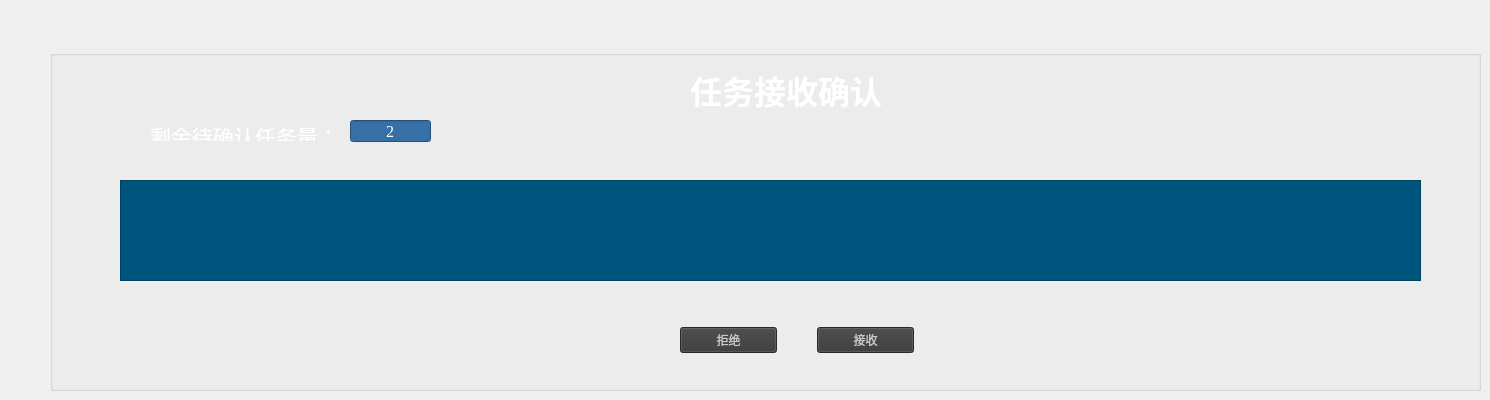
      <widget class="QWidget" name="tab_4">
       <attribute name="title">
        <string>任务确认</string>
       </attribute>
       <widget class="QGroupBox" name="groupBox_62">
        <property name="geometry">
         <rect>
          <x>50</x>
          <y>50</y>
          <width>1431</width>
          <height>341</height>
         </rect>
        </property>
        <property name="styleSheet">
         <string notr="true">background-color:transparent;</string>
        </property>
        <property name="title">
         <string/>
        </property>
        <widget class="QLabel" name="label_381">
         <property name="geometry">
          <rect>
           <x>640</x>
           <y>10</y>
           <width>271</width>
           <height>61</height>
          </rect>
         </property>
         <property name="text">
          <string>&lt;html&gt;&lt;head/&gt;&lt;body&gt;&lt;p&gt;&lt;span style=&quot; font-size:24pt; font-weight:600; color:#ffffff;&quot;&gt;任务接收确认&lt;/span&gt;&lt;/p&gt;&lt;/body&gt;&lt;/html&gt;</string>
         </property>
        </widget>
        <widget class="QLabel" name="offerLeft">
         <property name="geometry">
          <rect>
           <x>100</x>
           <y>70</y>
           <width>251</width>
           <height>21</height>
          </rect>
         </property>
         <property name="text">
          <string>&lt;html&gt;&lt;head/&gt;&lt;body&gt;&lt;p&gt;&lt;span style=&quot; font-size:16pt; color:#ffffff;&quot;&gt;剩余待确认任务量：&lt;/span&gt;&lt;/p&gt;&lt;/body&gt;&lt;/html&gt;</string>
         </property>
        </widget>
        <widget class="QLineEdit" name="offerNum">
         <property name="geometry">
          <rect>
           <x>300</x>
           <y>70</y>
           <width>81</width>
           <height>22</height>
          </rect>
         </property>
         <property name="font">
          <font>
           <family>Times New Roman</family>
           <pointsize>12</pointsize>
          </font>
         </property>
         <property name="styleSheet">
          <string notr="true">background-color: rgb(55, 111, 167);
color: rgb(255, 255, 255);</string>
         </property>
         <property name="text">
          <string>2</string>
         </property>
         <property name="alignment">
          <set>Qt::AlignCenter</set>
         </property>
        </widget>
        <widget class="QTableView" name="offerConfirmTable">
         <property name="geometry">
          <rect>
           <x>70</x>
           <y>130</y>
           <width>1301</width>
           <height>101</height>
          </rect>
         </property>
         <property name="styleSheet">
          <string notr="true">font: 14pt &quot;宋体&quot; bold;
color: rgb(255, 255, 255);
background-color: rgb(0, 85, 127);
gridline-color: rgb(255, 255, 255);
border-color: rgb(255, 255, 255);</string>
         </property>
         <property name="editTriggers">
          <set>QAbstractItemView::NoEditTriggers</set>
         </property>
         <property name="textElideMode">
          <enum>Qt::ElideMiddle</enum>
         </property>
         <attribute name="verticalHeaderVisible">
          <bool>false</bool>
         </attribute>
        </widget>
        <widget class="QWidget" name="layoutWidget">
         <property name="geometry">
          <rect>
           <x>610</x>
           <y>270</y>
           <width>274</width>
           <height>41</height>
          </rect>
         </property>
         <layout class="QHBoxLayout" name="horizontalLayout_8">
          <property name="spacing">
           <number>40</number>
          </property>
          <property name="leftMargin">
           <number>20</number>
          </property>
          <property name="rightMargin">
           <number>20</number>
          </property>
          <item>
           <widget class="QPushButton" name="rejectOffer">
            <property name="styleSheet">
             <string notr="true">background-color: rgb(56, 56, 56);
color: rgb(200, 200, 200);</string>
            </property>
            <property name="text">
             <string>拒绝</string>
            </property>
           </widget>
          </item>
          <item>
           <widget class="QPushButton" name="acceptOffer">
            <property name="styleSheet">
             <string notr="true">background-color: rgb(56, 56, 56);
color: rgb(200, 200, 200);</string>
            </property>
            <property name="text">
             <string>接收</string>
            </property>
           </widget>
          </item>
         </layout>
        </widget>
       </widget>
      </widget>
